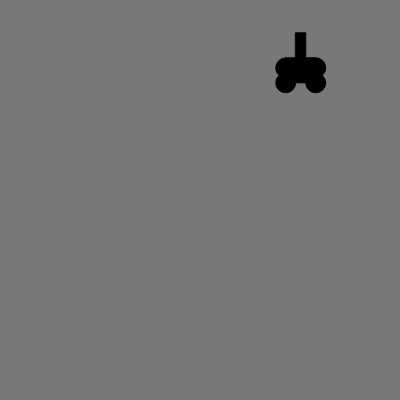
Frame 1 (no input)
Frame 60 (no input): identical to frame 1, image omitted
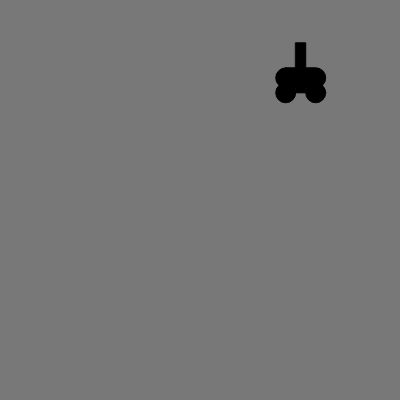
Frame 120 (the mouse pressed at the canvas centre since frame 60)

The p5.js sketch that drew these frames (run headless with seeded random() and noise() and a simulated clock; from frame 60 on, the mouse is pressed at the canvas centre):

// p5.js sketch
// ── sketch.js

var tank;
var value = 0; 
function setup() {
	value=120; 
	createCanvas(400,400);
	tank = new Tank();
}

function draw()
{
	background(value);
	tank.show();


}

function mousePressed()
{
	if (tank.pos.y > 350)
	{
		tank.moveUp();
	}
	else{
	tank.moveDown();
	} 
}
// ── tank.js
function Tank()
{
	this.pos = createVector(random(width),random(height)); // Creates random position for tank
	this.radius = 20; // Radius of the entire tank
	this.scale = 1; // Scaling the tank object up or down
	this.redColor = 0; // the Red Color Value in RGB
	this.greenColor = 0; // the Green Color Value in RGB
	this.blueColor = 0; // the Blue Color Value in RGB

	this.moveUp = function() //moves the tank up
	{
		this.pos.y-=10; 
	}

	this.moveDown = function() //moves the tank down
	{
		this.pos.y+=10;
	}

	this.moveRight = function() //moves the tank right
	{
		this.pos.x+=10;
	}

	this.moveLeft = function() //moves the tank left
	{
		this.pos.x-=10;
	}

	this.setColor = function(r,g,b) // Sets the color of the tank given RGB values
	{
		this.redColor = r;
		this.greenColor = g;
		this.blueColor = b;
	}

	this.show = function() //shows the tank to the canvas
	{
		fill(this.redColor,this.blueColor,this.greenColor) // fills the shape with the color selected
		ellipse(this.pos.x,this.pos.y,this.radius,this.radius) //creates the first wheel
		ellipse(this.pos.x+30,this.pos.y,this.radius,this.radius) //the second wheel
		rect(this.pos.x-10,this.pos.y-25,50,20,20) //the body of the tank
		rect(this.pos.x+10,this.pos.y-50,10,50) //the gun
	}
}
